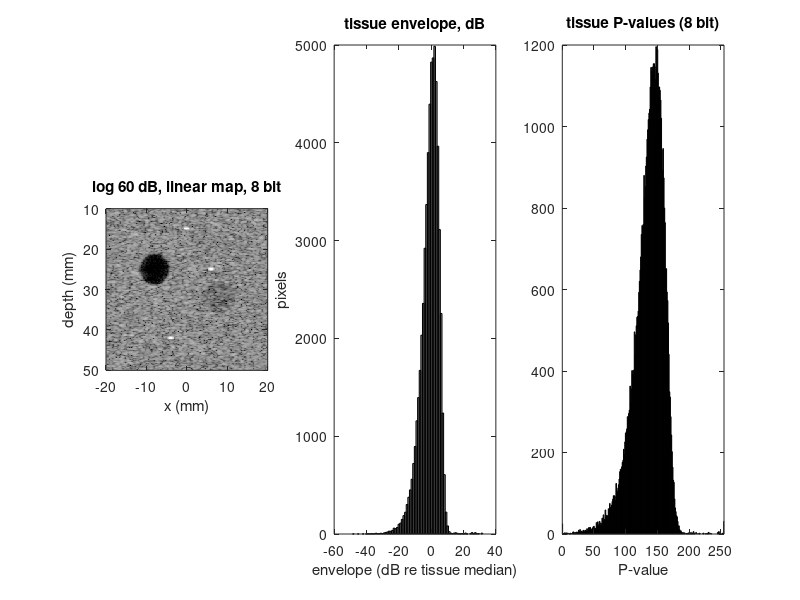

The MATLAB source for this figure:
%% m34_display_chain.m  --  from envelope to luminance: compression, gray map, bits, monitor, ambient
% Purpose : One synthetic B-mode frame (3 MHz, 60 % bandwidth, F#2, 40 x 40 mm) with an anechoic
%           cyst, a -6 dB lesion, three point targets, 0.5 dB/cm/MHz attenuation and a thermal
%           noise floor is pushed through the display chain:
%             envelope A -> TGC -> auto gain (median tissue at gray fraction g_t)
%             -> log compression with dynamic range DR, or mu-law (mu = 255)
%             -> gray map (linear, S-curve, reject) -> b-bit P-values
%             -> monitor: GSDF-calibrated or gamma 2.2 between Lmin and Lmax, plus ambient L_amb
%             -> JND index j(L') (DICOM PS3.14 inverse polynomial).
%           Metrics at every stage: CNR = |mu_in - mu_out| / sqrt(s_in^2 + s_out^2) and
%           gCNR = 1 - overlap (quantile bins of the pooled data, as in m26_cyst_cnr_gcnr.m),
%           for the anechoic cyst and the -6 dB lesion; distinct P-values used; display levels
%           separated by at least 1 JND; lesion mean difference in JNDs.
% Change  : cases table (DR, compression, map, bits, monitor, ambient), att, noise_dB, g_t.
% Expect  : gCNR identical on the envelope and on any strictly monotone, unclipped transform;
%           it drops only where clipping (DR, reject) or coarse quantization merges values.
%           CNR changes with every map. A gamma-2.2 monitor or bright ambient light shrinks the
%           lesion's mean difference in JNDs, not its gCNR in P-values.
% Base MATLAB only; runs in MATLAB R2019b+ and GNU Octave 8.
rng(7);
c = 1540;  f0 = 3e6;  B = 0.6*f0;  Fn = 2;  lam = c/f0;
Nz = 256;  Nx = 256;  dz = 40e-3/Nz;  dx = 40e-3/Nx;  z0 = 10e-3;   % image starts at 10 mm depth
zc = z0 + ((0:Nz-1)' + 0.5)*dz;  xc = ((0:Nx-1) - Nx/2 + 0.5)*dx;
[X, Z] = meshgrid(xc, zc);

%% pulse-echo transfer function (separable, focal-plane approximation everywhere)
uz = [0:Nz/2-1, -Nz/2:-1]'/(Nz*dz);  ux = [0:Nx/2-1, -Nx/2:-1]/(Nx*dx);
sf = B/(2*sqrt(2*log(2)));
H = exp(-(c*uz/2).^2/(2*sf^2)) * max(0, 1 - abs(ux)*lam*Fn);

%% reflectivity: background 1, anechoic cyst, -6 dB lesion, point targets
Rc = 4e-3;
r1 = hypot(X - (-8e-3), Z - 25e-3);   r2 = hypot(X - 8e-3, Z - 32e-3);
refl = ones(Nz, Nx);  refl(r1 < Rc) = 0;  refl(r2 < Rc) = 10^(-6/10);
W = (randn(Nz, Nx) + 1i*randn(Nz, Nx))/sqrt(2) .* sqrt(refl);
h = ifft2(H);  apt = sqrt(1000*sum(abs(h(:)).^2)/max(abs(h(:)).^2));   % point peak 30 dB over speckle
pts = [15e-3 0; 25e-3 6e-3; 42e-3 -4e-3];
for q = 1:size(pts, 1)
    [~, iz] = min(abs(zc - pts(q, 1)));  [~, ix] = min(abs(xc - pts(q, 2)));
    W(iz, ix) = W(iz, ix) + apt;
end
zf = ifft2(fft2(W) .* H);
zf = zf / sqrt(mean(abs(zf(refl == 1)).^2));                 % unit mean speckle intensity
att = 0.5;  noise_dB = -48;                                  % dB/cm/MHz; noise re speckle at the surface
attdB = 2*att*(f0/1e6)*(zc*100);                             % two-way attenuation (dB)
zr = bsxfun(@times, zf, 10.^(-attdB/20)) + sqrt(10^(noise_dB/10)/2)*(randn(Nz, Nx) + 1i*randn(Nz, Nx));
A = bsxfun(@times, abs(zr), 10.^(attdB/20));                 % envelope after full TGC
fprintf('two-way attenuation %.0f to %.0f dB over the image; after TGC the noise floor rises to %.1f dB re speckle at the bottom\n', ...
        attdB(1), attdB(end), noise_dB + attdB(end));

%% ROIs
inC = r1 < 0.8*Rc;   outC = r1 > 1.3*Rc & r1 < 1.9*Rc;
inL = r2 < 0.8*Rc;   outL = r2 > 1.3*Rc & r2 < 1.9*Rc;
tissue = refl == 1 & ~(r1 < 1.3*Rc) & ~(r2 < 1.3*Rc);

%% helpers (anonymous only)
cnr   = @(v, a, b) abs(mean(v(a)) - mean(v(b))) / sqrt(var(v(a)) + var(v(b)));
qedge = @(p, nb) unique(p(max(1, round(linspace(1, numel(p), nb + 1)))));
fold  = @(hh) [hh(1:end-2); hh(end-1) + hh(end)];
ovl   = @(x, y, ed) sum(min(fold(histc(x(:), ed))/numel(x), fold(histc(y(:), ed))/numel(y)));
gcnrq = @(x, y) 1 - ovl(x, y, qedge(sort([x(:); y(:)]), 64));
gc    = @(v, a, b) gcnrq(v(a), v(b));
a = -1.3011877;   b = -2.5840191e-2; c1 = 8.0242636e-2; d = -1.0320229e-1; e = 1.3646699e-1;
f = 2.8745620e-2; g = -2.5468404e-2; hh = -3.1978977e-3; k = 1.2992634e-4; m = 1.3635334e-3;
Lj = @(j) 10.^((a + c1*log(j) + e*log(j).^2 + g*log(j).^3 + m*log(j).^4) ./ ...
             (1 + b*log(j) + d*log(j).^2 + f*log(j).^3 + hh*log(j).^4 + k*log(j).^5));
jL = @(L) 71.498068 + 94.593053*log10(L) + 41.912053*log10(L).^2 + 9.8247004*log10(L).^3 + ...
          0.28175407*log10(L).^4 - 1.1878455*log10(L).^5 - 0.18014349*log10(L).^6 + ...
          0.14710899*log10(L).^7 - 0.017046845*log10(L).^8;
Smap = @(x) (tanh(4*(x - 0.5)) - tanh(-2)) / (tanh(2) - tanh(-2));   % S-curve, 0 -> 0, 1 -> 1

%% chain: one row per case
% {compression, DR (dB), gray map, bits, monitor, ambient (cd/m^2), ambient assumed at calibration}
cases = { 'log', 60, 'linear', 8,  'gsdf',  0.2, 0.2;
          'log', 40, 'linear', 8,  'gsdf',  0.2, 0.2;
          'log', 80, 'linear', 8,  'gsdf',  0.2, 0.2;
          'log', 20, 'linear', 8,  'gsdf',  0.2, 0.2;
          'mu',  48, 'linear', 8,  'gsdf',  0.2, 0.2;
          'log', 60, 'S',      8,  'gsdf',  0.2, 0.2;
          'log', 60, 'reject', 8,  'gsdf',  0.2, 0.2;
          'log', 60, 'linear', 4,  'gsdf',  0.2, 0.2;
          'log', 60, 'linear', 10, 'gsdf',  0.2, 0.2;
          'log', 60, 'linear', 8,  'gamma', 0.2, 0.2;
          'log', 60, 'linear', 8,  'gsdf',  2,   2;
          'log', 60, 'linear', 8,  'gsdf',  50,  50;
          'log', 60, 'linear', 8,  'gsdf',  50,  0.2;
          'log', 60, 'linear', 8,  'gamma', 50,  0.2 };
Lmin = 0.5;  Lmax = 400;  g_t = 0.55;
D50 = median(20*log10(A(tissue)));
fprintf('\nenvelope (linear): CNR cyst %.3f lesion %.3f | gCNR cyst %.3f lesion %.3f\n', ...
        cnr(A, inC, outC), cnr(A, inL, outL), gc(A, inC, outC), gc(A, inL, outL));
fprintf('\n comp  DR  map     b  monitor amb (cal) | CNR cyst/lesion: gray    JND   | gCNR cyst/lesion: gray     JND    | P used  >=1JND  JNDs spanned  lesion dJ\n');
for q = 1:size(cases, 1)
    [cmp, DR, mp, nb, mon, amb, ambc] = deal(cases{q, :});
    Aref = 10^((D50 + DR*(1 - g_t))/20);                     % auto gain: median tissue at gray g_t
    if strcmp(cmp, 'log')
        x = min(1, max(0, (20*log10(A/Aref) + DR)/DR));
    else
        mu = 255;  x = log(1 + mu*min(1, A/Aref)) / log(1 + mu);
    end
    switch mp
        case 'linear', y = x;
        case 'S',      y = Smap(x);
        case 'reject', y = max(0, (x - 0.15)/0.85);
    end
    pmax = 2^nb - 1;  P = round(pmax*y);
    if strcmp(mon, 'gsdf')                                   % calibrated with ambient ambc included
        j0 = jL(Lmin + ambc);  j1 = jL(Lmax + ambc);
        Lpanel = Lj(j0 + P/pmax*(j1 - j0)) - ambc;
    else
        Lpanel = Lmin + (Lmax - Lmin)*(P/pmax).^2.2;
    end
    Lv = Lpanel + amb;  J = jL(Lv);
    lev = unique(J(:));  nd = 1;  last = lev(1);
    for t = 2:numel(lev), if lev(t) - last >= 1, nd = nd + 1; last = lev(t); end, end
    NJ = jL(max(Lv(:))) - jL(min(Lv(:)));
    dJles = mean(J(outL)) - mean(J(inL));
    fprintf(' %-4s %3d  %-6s %2d  %-5s %4.1f (%4.1f) |   %5.2f/%4.2f  %5.2f/%4.2f |   %5.3f/%5.3f  %5.3f/%5.3f  |  %4d    %4d   %5.0f        %5.1f\n', ...
            cmp, DR, mp, nb, mon, amb, ambc, cnr(P, inC, outC), cnr(P, inL, outL), cnr(J, inC, outC), cnr(J, inL, outL), ...
            gc(P, inC, outC), gc(P, inL, outL), gc(J, inC, outC), gc(J, inL, outL), numel(unique(P(:))), nd, NJ, dJles);
    if q == 1, Pref = P; end
    end

%% figure: reference case image, histograms per stage
figure('Position', [60 60 1200 420]);
subplot(1, 3, 1); imagesc(xc*1e3, zc*1e3, Pref, [0 255]); colormap(gray(256)); axis image;
xlabel('x (mm)'); ylabel('depth (mm)'); title('log 60 dB, linear map, 8 bit');
subplot(1, 3, 2);
Dd = 20*log10(A(tissue)/10^(D50/20));
hist(Dd(:), 80); xlabel('envelope (dB re tissue median)'); ylabel('pixels'); title('tissue envelope, dB');
subplot(1, 3, 3);
hist(Pref(tissue), 0:255); xlim([0 255]); xlabel('P-value'); title('tissue P-values (8 bit)');
